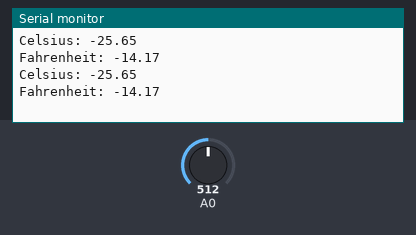
Bench run of a sketch on a simulated Arduino Uno, built with avr-gcc and run on an emulated ATmega328P. Parts: the last lines printed to the serial monitor. Inputs (shaded band) come from the test bench; at power-on: A0 = 512.

Above: at 1.8 s.
1.9 s: A0 set to 716
At 2.8 s:
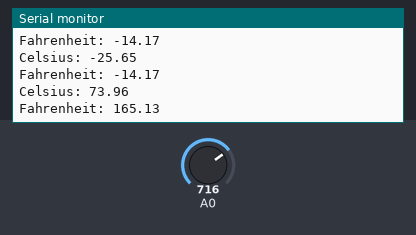
3.4 s: A0 set to 900
At 4.8 s:
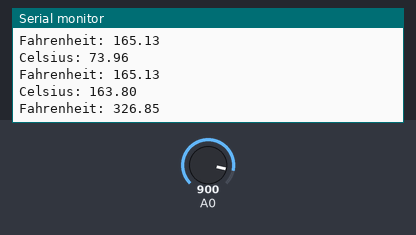
Timing chart, 0 to 6.4 s (numbered marks = the images above; inputs shaded):
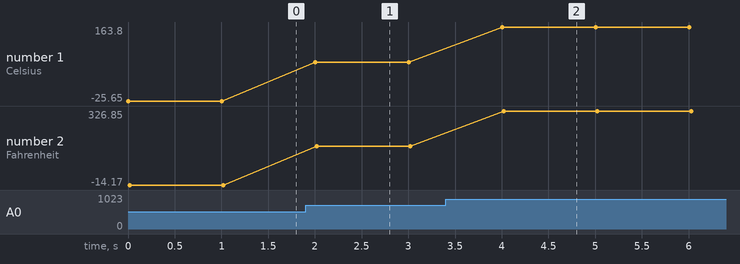

The sketch:

temperature_LM335Z.ino
```cpp
/*
 * temperature_sensor.pde
 * -----------------
 * Takes the sensor (LM335) input and converts it
 * to Kelvin degrees, then celsius.
 * Subtract 2.5 celsius degrees that seem
 * to be the sensor error perhaps due to the heat
 * generating by the current running through it.
 * 2.5 degrees were calculated by using a mercury
 * thermometer next to the sensor.
 *
 * http://spacetinkerer.blogspot.com
 */

float temp_in_celsius = 0, temp_in_kelvin=0, temp_in_fahrenheit=0;

void setup()
{
  Serial.begin(9600);
}

void loop()
{

  //Reads the input and converts it to Kelvin degrees
  temp_in_kelvin = analogRead(0) * 0.004882812 * 100;

  //Converts Kelvin to Celsius minus 2.5 degrees error
  temp_in_celsius = temp_in_kelvin - 2.5 - 273.15;

  temp_in_fahrenheit = ((temp_in_kelvin - 2.5) * 9 / 5) - 459.67;

  //Print the temperature in Celsius to the serial port
  Serial.print("Celsius: ");
  Serial.println(temp_in_celsius);

  //Print the temperature in Fahrenheit to the serial port
  Serial.print("Fahrenheit: ");
  Serial.println(temp_in_fahrenheit);
  Serial.println();


  delay(1000);
}
```

Measured:
- after the input at 1.9 s, the serial monitor: prints a new line after 0.10 s (image 1)
- after the input at 3.4 s, the serial monitor: prints a new line after 0.61 s (image 2)
- plotted number 1: -25.65 → 73.96 after the input at 1.9 s, 73.96 → 163.8 after the input at 3.4 s
- plotted number 2: -14.17 → 165.13 after the input at 1.9 s, 165.13 → 326.85 after the input at 3.4 s
